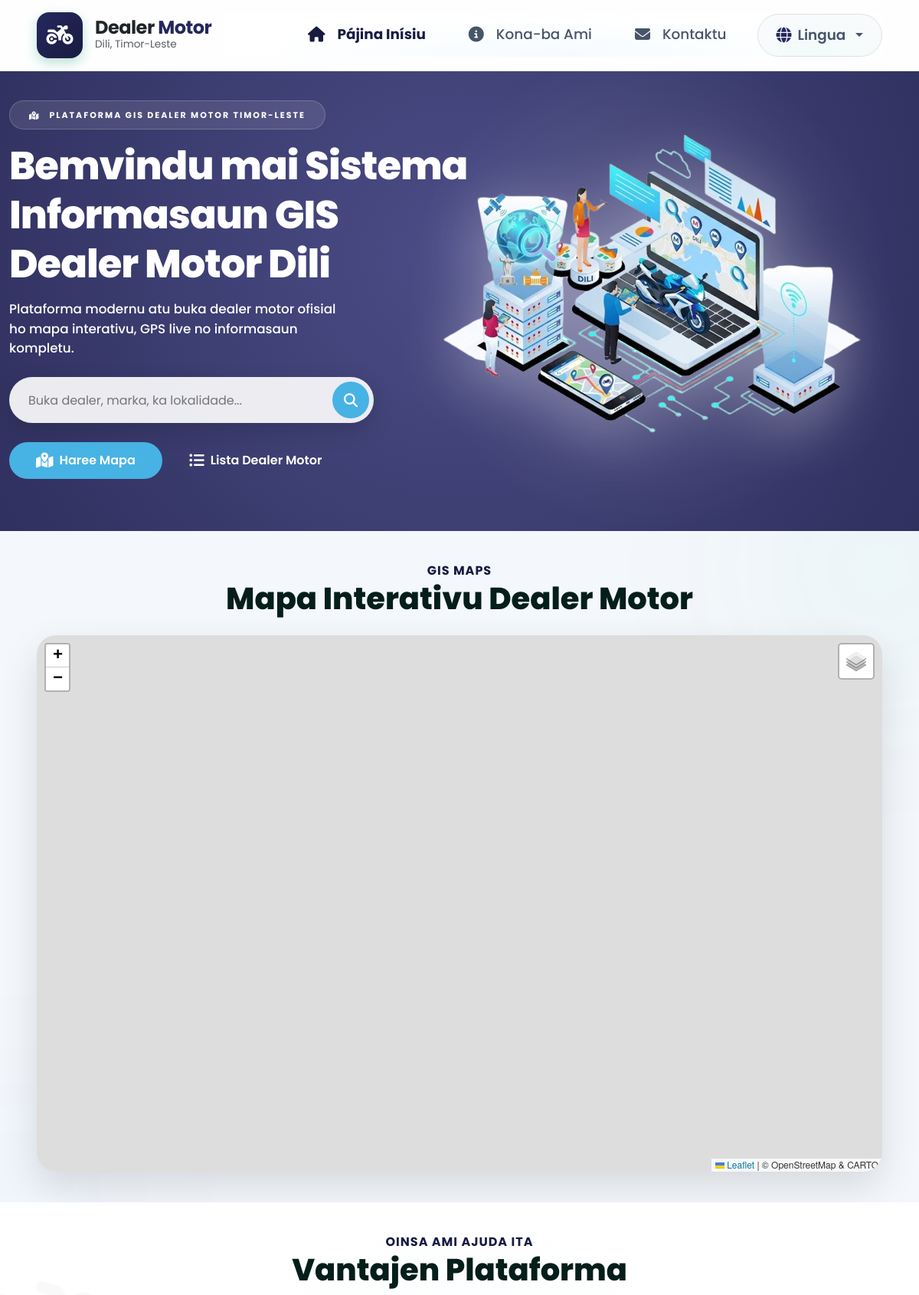
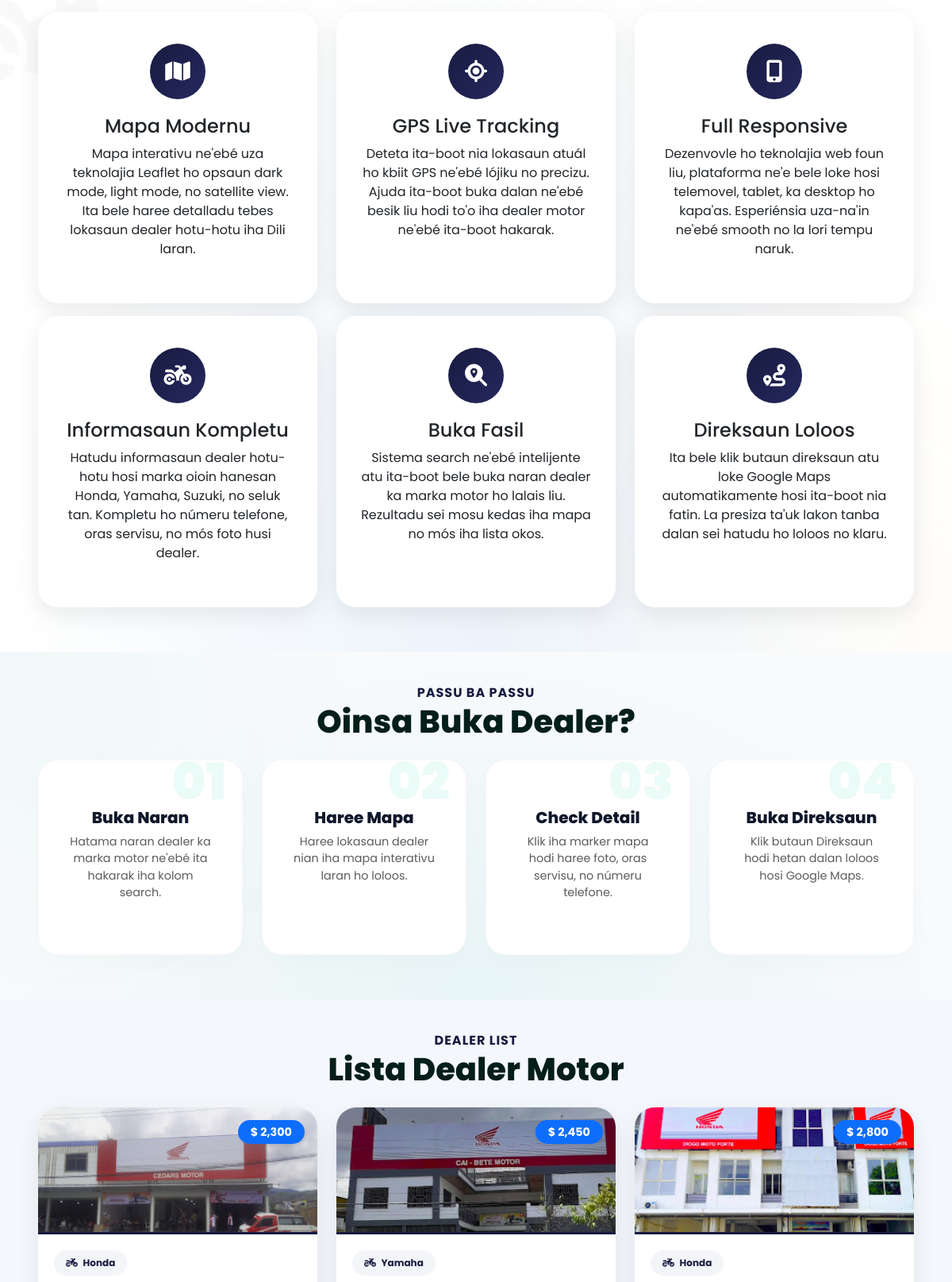
The page / (upper part) on the database its author committed (2 pictures, top to bottom).
### tables this page shows
CREATE TABLE `dealer_motor` (
  `id` int(11) NOT NULL,
  `nama_dealer` varchar(200) NOT NULL,
  `marka` varchar(100) NOT NULL DEFAULT '',
  `presu` decimal(12,2) DEFAULT 0.00,
  `alamat` text NOT NULL,
  `latitude` decimal(10,8) NOT NULL,
  `longitude` decimal(11,8) NOT NULL,
  `jam_buka` varchar(50) NOT NULL DEFAULT '08:00 - 17:00',
  `telepon` varchar(30) DEFAULT NULL,
  `email` varchar(100) DEFAULT NULL,
  `facebook` varchar(255) DEFAULT NULL,
  `instagram` varchar(255) DEFAULT NULL,
  `deskripsi` text DEFAULT NULL,
  `foto` varchar(255) DEFAULT NULL,
  `created_at` timestamp NOT NULL DEFAULT current_timestamp(),
  `updated_at` timestamp NOT NULL DEFAULT current_timestamp() ON UPDATE current_timestamp()
);

### includes/languages.php (called while the page is built, shortened)
<?php
function __($key) {
    global $translations, $lang;
    return $translations[$lang][$key] ?? $key;
}
?>

### index.php (the view, shortened to what this page needs)
<?php
include 'includes/header.php';
?>
<link rel="stylesheet"
href="https://unpkg.com/leaflet@1.9.4/dist/leaflet.css"/>
<link rel="stylesheet"
href="https://unpkg.com/leaflet-control-geocoder/dist/Control.Geocoder.css" />
<section class="hero-section">
<div class="container hero-container">
    <div class="row align-items-center">
        <div class="col-lg-5 hero-text-col text-start mb-5 mb-lg-0">
            <div class="hero-badge">
                <i class="fas fa-map-marked-alt"></i>
                <?= __('gis_platform') ?>
            </div>
            <h1 class="hero-title">
                <?= __('welcome_gis') ?>
            </h1>
            <p class="hero-subtitle">
                <?= __('hero_desc') ?>
            </p>
            <div class="hero-search">
                <input type="text" id="heroSearchInput"
                       placeholder="<?= __('search_placeholder') ?>">
                <button id="heroSearchBtn">
                    <i class="fas fa-search"></i>
                </button>
            </div>
            <div class="hero-buttons">
                <a href="#map-section" class="hero-btn">
                    <i class="fas fa-map-marked-alt"></i>
                    <?= __('view_map') ?>
                </a>
                <a href="#dealer-list" class="hero-btn-outline">
                    <i class="fas fa-list-ul"></i>
                    <?= __('dealer_list') ?>
                </a>
            </div>
        </div>
        <div class="col-lg-7 hero-img-col text-center">
            <img src="assets/images/Deller_motor.png?v=<?= time() ?>" alt="GIS System" class="img-fluid hero-illustration">
        </div>
    </div>
</div>
</section>
<section id="map-section" class="section-padding position-relative overflow-hidden">
    <i class="fas fa-circle parallax-icon parallax-icon-anim" style="top: -100px; right: -100px; font-size: 300px; filter: blur(120px); color: rgba(0, 200, 150, 0.05); position: absolute; pointer-events: none; z-index: 0;"></i>
<div class="container-fluid px-lg-5 position-relative" style="z-index: 1;">
    <div class="text-center mb-4">
        <div class="section-subtitle">GIS MAPS</div>
        <h2 class="section-title">
            <?= __('interactive_map') ?>
        </h2>
    </div>
    <div class="map-wrapper">
        <div id="map"></div>
    </div>
</div>
</section>
<section class="section-padding bg-white position-relative overflow-hidden">
<div class="container-fluid px-lg-5 position-relative" style="z-index: 1;">
    <div class="text-center mb-4">
        <div class="section-subtitle">OINSA AMI AJUDA ITA</div>
        <h2 class="section-title"><?= __('platform_advantages') ?></h2>
    </div>
<div class="row">
    <div class="col-lg-4 col-md-6 mb-3">
        <div class="feature-box">
            <div class="feature-icon">
                <i class="fas fa-map"></i>
            </div>
            <h4><?= __('feat_1_title') ?></h4>
            <p>
                <?= __('feat_1_desc') ?>
            </p>
        </div>
    </div>
    <div class="col-lg-4 col-md-6 mb-3">
        <div class="feature-box">
            <div class="feature-icon">
                <i class="fas fa-location-crosshairs"></i>
            </div>
            <h4><?= __('feat_2_title') ?></h4>
            <p>
                <?= __('feat_2_desc') ?>
            </p>
        </div>
    </div>
    <div class="col-lg-4 col-md-6 mb-3">
        <div class="feature-box">
            <div class="feature-icon">
                <i class="fas fa-mobile-screen-button"></i>
            </div>
            <h4><?= __('feat_3_title') ?></h4>
            <p>
                <?= __('feat_3_desc') ?>
            </p>
        </div>
    </div>
    <div class="col-lg-4 col-md-6 mb-3">
        <div class="feature-box">
            <div class="feature-icon">
                <i class="fas fa-motorcycle"></i>
            </div>
            <h4><?= __('feat_4_title') ?></h4>
            <p>
                <?= __('feat_4_desc') ?>
            </p>
        </div>
    </div>
    <div class="col-lg-4 col-md-6 mb-3">
        <div class="feature-box">
            <div class="feature-icon">
                <i class="fas fa-magnifying-glass-location"></i>
            </div>
            <h4><?= __('feat_5_title') ?></h4>
            <p>
                <?= __('feat_5_desc') ?>
            </p>
        </div>
    </div>
    <div class="col-lg-4 col-md-6 mb-3">
        <div class="feature-box">
            <div class="feature-icon">
                <i class="fas fa-route"></i>
            </div>
            <h4><?= __('feat_6_title') ?></h4>
            <p>
                <?= __('feat_6_desc') ?>
            </p>
        </div>
    </div>
</div>
</div>
</section>
<section class="section-padding bg-light position-relative overflow-hidden">
    <i class="fas fa-circle parallax-icon parallax-icon-anim" style="top: -100px; left: -100px; font-size: 350px; filter: blur(130px); color: rgba(0, 200, 150, 0.04); position: absolute; pointer-events: none; z-index: 0; animation-delay: -4s;"></i>
<div class="container-fluid px-lg-5 position-relative" style="z-index: 1;">
    <div class="text-center mb-4">
        <div class="section-subtitle">PASSU BA PASSU</div>
        <h2 class="section-title"><?= __('how_to_find') ?></h2>
    </div>
    <div class="row text-center">
        <div class="col-md-3 mb-3">
            <div class="process-step">
                <div class="step-number">01</div>
                <h5><?= __('step_1_title') ?></h5>
                <p class="small text-muted"><?= __('step_1_desc') ?></p>
            </div>
        </div>
        <div class="col-md-3 mb-3">
            <div class="process-step">
                <div class="step-number">02</div>
                <h5><?= __('step_2_title') ?></h5>
                <p class="small text-muted"><?= __('step_2_desc') ?></p>
            </div>
        </div>
        <div class="col-md-3 mb-3">
            <div class="process-step">
                <div class="step-number">03</div>
                <h5><?= __('step_3_title') ?></h5>
                <p class="small text-muted"><?= __('step_3_desc') ?></p>
            </div>
        </div>
        <div class="col-md-3 mb-3">
            <div class="process-step">
                <div class="step-number">04</div>
                <h5><?= __('step_4_title') ?></h5>
                <p class="small text-muted"><?= __('step_4_desc') ?></p>
            </div>
        </div>
    </div>
</div>
</section>
<section class="section-padding position-relative overflow-hidden" id="dealer-list">
<div class="container-fluid px-lg-5 position-relative" style="z-index: 1;">
<div class="text-center mb-4">
    <div class="section-subtitle">DEALER LIST</div>
    <h2 class="section-title">
        Lista Dealer Motor
    </h2>
</div>
<div class="row">
<?php
$stmt = $pdo->query("SELECT * FROM dealer_motor ORDER BY nama_dealer");
while($dealer = $stmt->fetch()):
?>
<div class="col-lg-4 col-md-6 mb-4">
<div class="dealer-card">
<?php
$img_src = '';
if (!empty($dealer['foto']) && file_exists('assets/images/dealers/' . $dealer['foto'])) {
    $img_src = 'assets/images/dealers/' . $dealer['foto'];
} else {
    $brand = strtolower(trim($dealer['marka']));
    $img_src = 'assets/images/genio.jfif';
    if($brand == 'honda') $img_src = 'assets/images/beat.jfif';
    if($brand == 'yamaha') $img_src = 'assets/images/mio.jfif';
    if($brand == 'kawasaki') $img_src = 'assets/images/kawa.jfif';
}
?>
<div class="dealer-img-wrapper">
    <img src="<?= $img_src ?>" class="dealer-img" alt="<?= htmlspecialchars($dealer['nama_dealer']) ?>">
    <div class="position-absolute top-0 end-0 m-3">
        <span class="badge bg-primary px-3 py-2 shadow-sm rounded-pill fw-bold" style="font-size: 0.9rem;">
            $ <?= number_format($dealer['presu'], 0) ?>
        </span>
    </div>
</div>
<div class="dealer-info">
    <div class="marka-badge">
        <i class="fas fa-motorcycle me-1"></i>
        <?= htmlspecialchars($dealer['marka']) ?>
    </div>
</div>
</div>
</div>
<?php endwhile; ?>
</div>
</div>
</section>
<?php include 'includes/footer.php'; ?>

### assets/css/style.css (style rules this page uses)
:root { --primary: #181b40; --primary-mid: #25285d; --primary-lt: #454a9c; --primary-pale:#eaebf4; --accent: #6068d6; --sidebar-w: 260px; --sidebar-bg: #151736; }
* { box-sizing: border-box; margin: 0; padding: 0; }
body { font-family: 'Poppins', sans-serif; background: #f0f4f2; min-height: 100vh; }
.badge { border-radius: 8px; font-weight: 600; }

### assets/css/chatbot.css (style rules this page uses)
:root { --chat-primary: #181b40; --chat-primary-mid: #25285d; --chat-accent: #6068d6; --chat-accent-glow: rgba(96, 104, 214, 0.25); --chat-bg-glass: rgba(255, 255, 255, 0.92); --chat-border-glass: rgba(255, 255, 255, 0.35); --chat-text-dark: #1e293b; --chat-text-muted: #64748b; --chat-bubble-user: linear-gradient(135deg, #25285d, #181b40); --chat-bubble-bot: #f1f5f9; --chat-input-bg: #f8fafc; --chat-input-border: #e2e8f0; --chat-input-focus: #6068d6; --chat-footer-bg: #ffffff; --chat-radius: 24px; }

### rows shown on the page
dealer_motor: foto (picture), presu "2,300", marka "Honda"
dealer_motor: foto (picture), presu "2,450", marka "Yamaha"
dealer_motor: foto (picture), presu "2,800", marka "Honda"

### other values the page prints
__('home') "Pájina Inísiu"
__('about') "Kona-ba Ami"
__('contact') "Kontaktu"
__('language') "Lingua"
__('gis_platform') "PLATAFORMA GIS DEALER MOTOR TIMOR-LESTE"
__('welcome_gis') "Bemvindu mai Sistema Informasaun GIS Dealer Motor Dili"
__('hero_desc') "Plataforma modernu atu buka dealer motor ofisial ho mapa interativu, GPS live no informasaun kompletu."
__('view_map') "Haree Mapa"
__('dealer_list') "Lista Dealer Motor"
__('interactive_map') "Mapa Interativu Dealer Motor"
__('platform_advantages') "Vantajen Plataforma"
__('feat_1_title') "Mapa Modernu"
__('feat_1_desc') "Mapa interativu ne'ebé uza teknolajia Leaflet ho opsaun dark mode, light mode, no satellite view. Ita bele haree detalladu tebes lokasaun dealer hotu-hotu iha Dili laran."
__('feat_2_title') "GPS Live Tracking"
__('feat_2_desc') "Deteta ita-boot nia lokasaun atuál ho kbiit GPS ne'ebé lójiku no precizu. Ajuda ita-boot buka dalan ne'ebé besik liu hodi to'o iha dealer motor ne'ebé ita-boot hakarak."
